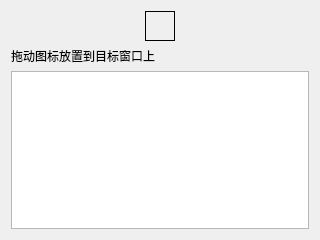
<?xml version="1.0" encoding="UTF-8"?>
<ui version="4.0">
 <class>DlgWinTool</class>
 <widget class="QDialog" name="DlgWinTool">
  <property name="geometry">
   <rect>
    <x>0</x>
    <y>0</y>
    <width>320</width>
    <height>240</height>
   </rect>
  </property>
  <property name="windowTitle">
   <string>窗口选择器</string>
  </property>
  <layout class="QVBoxLayout" name="verticalLayout_4">
   <item>
    <layout class="QHBoxLayout" name="horizontalLayout_3">
     <item>
      <spacer name="horizontalSpacer_2">
       <property name="orientation">
        <enum>Qt::Horizontal</enum>
       </property>
       <property name="sizeHint" stdset="0">
        <size>
         <width>40</width>
         <height>20</height>
        </size>
       </property>
      </spacer>
     </item>
     <item>
      <widget class="QLabel" name="selectWindow">
       <property name="sizePolicy">
        <sizepolicy hsizetype="Minimum" vsizetype="Minimum">
         <horstretch>0</horstretch>
         <verstretch>0</verstretch>
        </sizepolicy>
       </property>
       <property name="minimumSize">
        <size>
         <width>30</width>
         <height>30</height>
        </size>
       </property>
       <property name="maximumSize">
        <size>
         <width>30</width>
         <height>30</height>
        </size>
       </property>
       <property name="baseSize">
        <size>
         <width>0</width>
         <height>0</height>
        </size>
       </property>
       <property name="toolTip">
        <string>拖动到目标窗口</string>
       </property>
       <property name="frameShape">
        <enum>QFrame::Box</enum>
       </property>
       <property name="text">
        <string/>
       </property>
       <property name="pixmap">
        <pixmap resource="icons.qrc">:/assets/aim.png</pixmap>
       </property>
       <property name="scaledContents">
        <bool>true</bool>
       </property>
      </widget>
     </item>
     <item>
      <spacer name="horizontalSpacer">
       <property name="orientation">
        <enum>Qt::Horizontal</enum>
       </property>
       <property name="sizeHint" stdset="0">
        <size>
         <width>40</width>
         <height>20</height>
        </size>
       </property>
      </spacer>
     </item>
    </layout>
   </item>
   <item>
    <widget class="QLabel" name="label">
     <property name="text">
      <string>拖动图标放置到目标窗口上</string>
     </property>
    </widget>
   </item>
   <item>
    <layout class="QHBoxLayout" name="horizontalLayout_2">
     <item>
      <widget class="QPlainTextEdit" name="plainTextEdit"/>
     </item>
    </layout>
   </item>
  </layout>
 </widget>
 <resources>
  <include location="icons.qrc"/>
 </resources>
 <connections/>
</ui>
